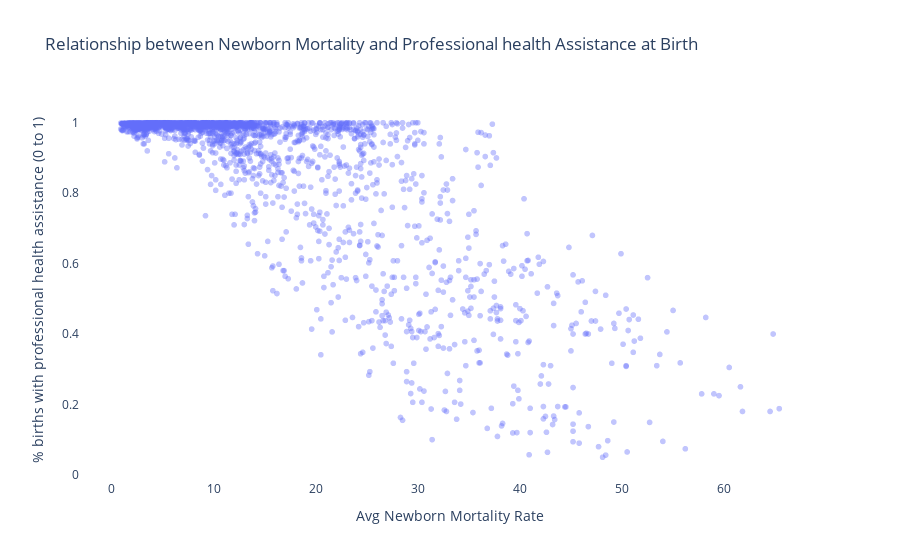

The code cell stored with this chart in its notebook:
### Code cell
# Plot relationship between newborn deaths and assistance
graph = px.scatter(final_combined, x = "Newborn Mortality", y = "Skilled assistance", title="Relationship between Newborn Mortality and Professional health Assistance at Birth", opacity = 0.4, labels={
                     "Newborn Mortality": "Avg Newborn Mortality Rate",
                     "Skilled assistance": "% births with professional health assistance (0 to 1)"
                 }) 
graph.update_layout(plot_bgcolor='white')
graph.show()

### Figure 1 — Plotly figure (JSON) as saved in the notebook; plotly's stock layout.template omitted (floating-point values rounded to 4 significant figures; data arrays with more than 128 entries replaced by an {"elided": "..."} marker saying what was removed)
{"data": [{"hovertemplate": "Avg Newborn Mortality Rate=%{x}<br>% births with professional health assistance (0 to 1)=%{y}<extra></extra>", "legendgroup": "", "marker": {"color": "#636efa", "opacity": 0.4, "symbol": "circle"}, "mode": "markers", "name": "", "showlegend": false, "type": "scattergl", "x": {"elided": "2304 float values"}, "xaxis": "x", "y": {"elided": "2304 float values"}, "yaxis": "y"}], "layout": {"legend": {"tracegroupgap": 0}, "plot_bgcolor": "white", "title": {"text": "Relationship between Newborn Mortality and Professional health Assistance at Birth"}, "xaxis": {"anchor": "y", "domain": [0, 1], "title": {"text": "Avg Newborn Mortality Rate"}}, "yaxis": {"anchor": "x", "domain": [0, 1], "title": {"text": "% births with professional health assistance (0 to 1)"}}}}
